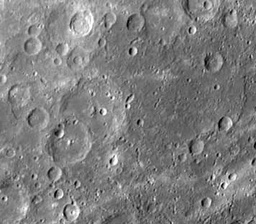
#> input picture images/Moon_test.jpg, 256 x 224 px, shrunk from 687 x 600 before the run
$ python FT.py   (Python 2 division)
#> lines starting #> are read from the running program, lines starting #| are printed output that depends on the picture
###############################################################
#
#   This test script implements a few of the methods in the
#   online openCV tutorial http://docs.opencv.org/
#
#


import numpy as np
from matplotlib import pyplot as plt
import cv2

# Put show_plots to true in order to have plt show plots
show_plots = False
imPath = '../images/'
imName = 'Moon_test'
imExt = '.jpg'

# Load the moon images
img_in = cv2.imread(imPath + imName + imExt,0)
#> img_in is the input picture: shape (224, 256); min 0, max 255, mean 125.6

###################################################
#Make image square

height, width = img_in.shape
#> height = 224; width = 256
if height>width:
    startH = height - width - (height-width)/2
    endH = height - (height-width)/2
    img = img_in[0:startH:endH-1, 0:width-1]
if height<width:
    startW = -height + width + (height-width)/2
#> startW = 16
    endW = width + (height-width)/2
#> endW = 240
    cimg = img_in[0:height, startW-1:endW-1]
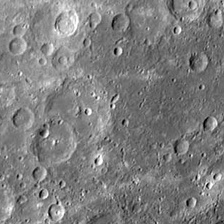
#> cimg: shape (224, 224); min 0, max 255, mean 125.8

# cimg = cv2.cvtColor(img,cv2.COLOR_GRAY2BGR)

#Blurring by averaging over 25 pixels (5,5) arrays
f = np.fft.fft2(cimg)
fshift = np.fft.fftshift(f)
magnitude_spectrum = 20*np.log(np.abs(fshift))
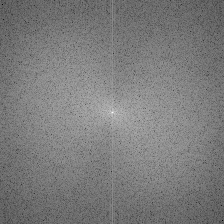
#> magnitude_spectrum: shape (224, 224) float64; min -9.07, max 313.2, mean 147.3; drawn with min black and max white


# Plot blurred images
plt.subplot(121),plt.imshow(cimg),plt.title('Original')
plt.xticks([]), plt.yticks([])
plt.subplot(122),plt.imshow(magnitude_spectrum),plt.title('FFT')
plt.xticks([]), plt.yticks([])
plt.show()
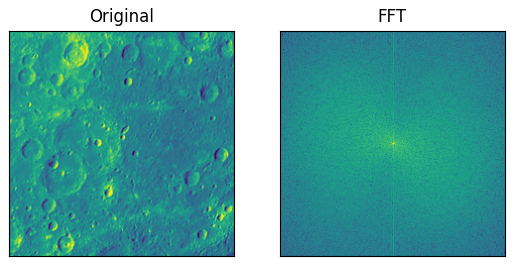
#> figure drawn by matplotlib, 2 panels
plt.close()

rows, cols = cimg.shape
#> rows = 224; cols = 224
crow,ccol = rows/2 , cols/2
#> crow = 112; ccol = 112
fshift[crow-30:crow+30, ccol-30:ccol+30] = 0
f_ishift = np.fft.ifftshift(fshift)
img_back = np.fft.ifft2(f_ishift)
img_back = np.abs(img_back)
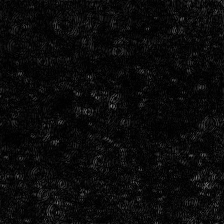
#> img_back: shape (224, 224) float64; min 0.0134, max 131, mean 11.1

plt.subplot(121),plt.imshow(cimg, cmap = 'gray')
plt.title('Input Image'), plt.xticks([]), plt.yticks([])
plt.subplot(122),plt.imshow(img_back)
plt.title('Result in JET'), plt.xticks([]), plt.yticks([])

plt.show()

# The forth argument is the min distance between centers of detected circles
# Have to make it large to not find too many
img_circ = img_back.astype('uint8')
circles = cv2.HoughCircles(img_circ,cv2.HOUGH_GRADIENT,1,30,
                            param1=50,param2=30,minRadius=0,maxRadius=150)
#> circles = 25 rows, first 8: [131.5, 98.5, 91], [126.5, 62.5, 62.4], [168.5, 87.5, 54.8], [60.5, 95.5, 48.2], [85.5, 124.5, 42.7], [169.5, 135.5, 44.9], [51.5, 153.5, 35], [33.5, 68.5, 33.8]

circles = np.uint16(np.around(circles))
#> circles = 25 rows, first 8: [132, 98, 91], [126, 62, 62], [168, 88, 55], [60, 96, 48], [86, 124, 43], [170, 136, 45], [52, 154, 35], [34, 68, 34]
for i in circles[0,:]:
    cv2.circle(img_circ,(i[0],i[1]),i[2],(0,255,0),2)
    cv2.circle(img_circ,(i[0],i[1]),2,(0,0,255),3)
#> this loop made 25 passes
#> i on passes 1 to 12: [132, 98, 91], [126, 62, 62], [168, 88, 55], [60, 96, 48], [86, 124, 43], [170, 136, 45], [52, 154, 35], [34, 68, 34], [144, 182, 35], [180, 184, 34], [48, 38, 29], [138, 136, 29]
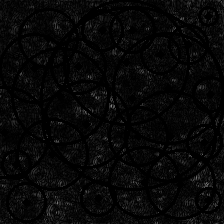
#> img_circ: shape (224, 224); min 0, max 131, mean 7.6

cv2.imwrite(imPath+imName+'_circ'+ imExt, img_back)
if True:
    cv2.imshow('Detected circles',img_back)
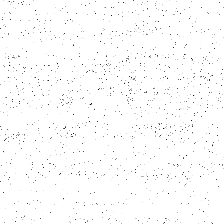
#> window 'Detected circles': shape (224, 224); min 3, max 255, mean 252.2
cv2.waitKey(0)
cv2.destroyAllWindows()

$ run again, with images/Moon_map.jpg copied over images/Moon_test.jpg
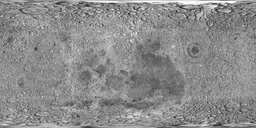
#> input picture images/Moon_map.jpg, 256 x 128 px, shrunk from 2000 x 1000 before the run
#> img_in is the input picture: shape (128, 256); min 27, max 255, mean 139.7
#> `circles = cv2.HoughCircles(img_circ,cv2.HOUGH_GRADIENT,1,30, param1=50..`: circles = [[60.5, 62.5, 57.7], [104.5, 63.5, 63.5], [79.5, 87.5, 47.8], [91.5, 34.5, 33.8], [36.5, 94.5, 31.4], [27.5, 58.5, 28.6], [105.5, 104.5, 21.2], [45.5, 18.5, 14.7], [10.5, 26.5, 11]]
#> `circles = np.uint16(np.around(circles))`: circles = [[60, 62, 58], [104, 64, 64], [80, 88, 48], [92, 34, 34], [36, 94, 31], [28, 58, 29], [106, 104, 21], [46, 18, 15], [10, 26, 11]]
#> the loop `for i in circles[0,:]:` made 9 passes
#> after the loop `for i in circles[0,:]:`:
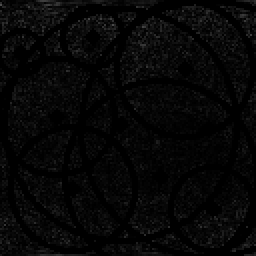
#> img_circ: shape (128, 128) (shown 2 times larger); min 0, max 78, mean 6.5
#> `cv2.imshow('Detected circles',img_back)`:
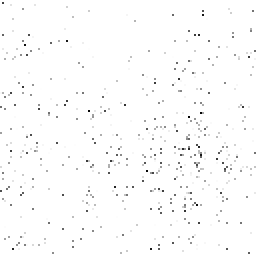
#> window 'Detected circles': shape (128, 128) (shown 2 times larger); min 4, max 255, mean 252.1

$ run again, with images/moon_1.jpg copied over images/Moon_test.jpg
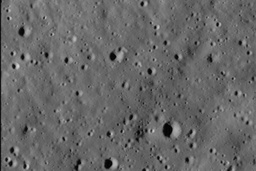
#> input picture images/moon_1.jpg, 256 x 171 px, shrunk from 600 x 400 before the run
#> img_in is the input picture: shape (171, 256); min 0, max 213, mean 103.2
#> `img_circ = img_back.astype('uint8')`:
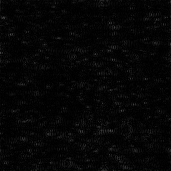
#> img_circ: shape (171, 171); min 0, max 74, mean 5.5
#> `circles = cv2.HoughCircles(img_circ,cv2.HOUGH_GRADIENT,1,30, param1=50..`: circles = 15 rows, first 8: [56.5, 74.5, 73.1], [54.5, 108.5, 57.1], [78.5, 11.5, 75.5], [110.5, 136.5, 34.2], [111.5, 100.5, 31.9], [138.5, 72.5, 33.6], [38.5, 33.5, 31.1], [97.5, 43.5, 29.4]
#> `circles = np.uint16(np.around(circles))`: circles = 15 rows, first 8: [56, 74, 73], [54, 108, 57], [78, 12, 76], [110, 136, 34], [112, 100, 32], [138, 72, 34], [38, 34, 31], [98, 44, 29]
#> the loop `for i in circles[0,:]:` made 15 passes
#> `cv2.imshow('Detected circles',img_back)`:
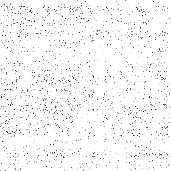
#> window 'Detected circles': shape (171, 171); min 3, max 255, mean 247.7
